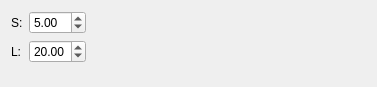
<?xml version="1.0" encoding="UTF-8"?>
<ui version="4.0">
 <class>Form</class>
 <widget class="QWidget" name="Form">
  <property name="geometry">
   <rect>
    <x>0</x>
    <y>0</y>
    <width>377</width>
    <height>87</height>
   </rect>
  </property>
  <property name="windowTitle">
   <string>Form</string>
  </property>
  <layout class="QVBoxLayout" name="verticalLayout">
   <item>
    <layout class="QFormLayout" name="formLayout">
     <property name="sizeConstraint">
      <enum>QLayout::SetMaximumSize</enum>
     </property>
     <property name="fieldGrowthPolicy">
      <enum>QFormLayout::ExpandingFieldsGrow</enum>
     </property>
     <item row="0" column="0">
      <widget class="QLabel" name="label">
       <property name="text">
        <string>S:</string>
       </property>
      </widget>
     </item>
     <item row="0" column="1">
      <widget class="QDoubleSpinBox" name="S">
       <property name="value">
        <double>5.000000000000000</double>
       </property>
      </widget>
     </item>
     <item row="1" column="0">
      <widget class="QLabel" name="label_2">
       <property name="text">
        <string>L:</string>
       </property>
      </widget>
     </item>
     <item row="1" column="1">
      <widget class="QDoubleSpinBox" name="L">
       <property name="value">
        <double>20.000000000000000</double>
       </property>
      </widget>
     </item>
    </layout>
   </item>
  </layout>
 </widget>
 <resources/>
 <connections/>
</ui>
